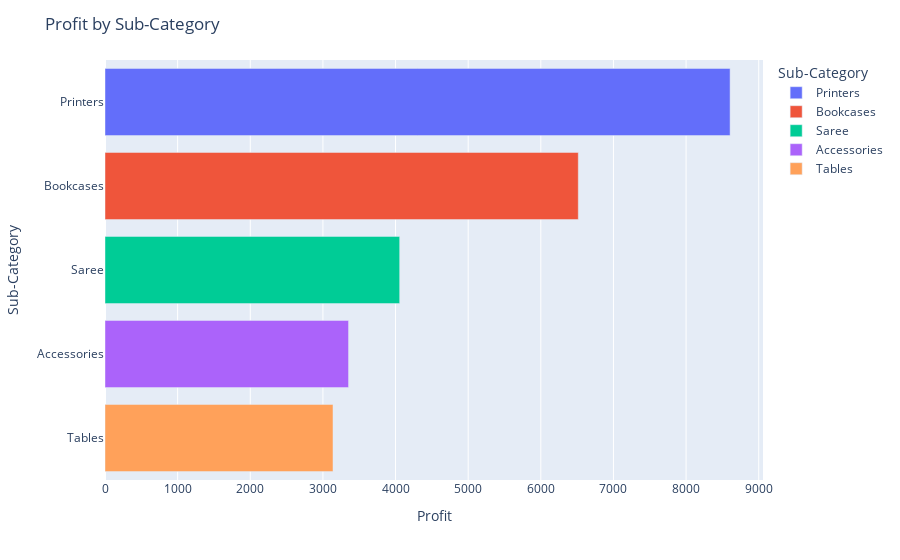

The notebook cell this image was saved under:
### Code cell
fig = px.bar(data_frame=profit_by_sub_cat, x='Profit', y='Sub-Category', orientation='h', color='Sub-Category')
fig.update_layout(title='Profit by Sub-Category')
fig.show()

### Figure 1 — Plotly figure (JSON) as saved in the notebook; plotly's stock layout.template omitted (floating-point values rounded to 4 significant figures)
{"data": [{"alignmentgroup": "True", "hovertemplate": "Sub-Category=%{y}<br>Profit=%{x}<extra></extra>", "legendgroup": "Printers", "marker": {"color": "#636efa", "pattern": {"shape": ""}}, "name": "Printers", "offsetgroup": "Printers", "orientation": "h", "showlegend": true, "textposition": "auto", "type": "bar", "x": [8606], "xaxis": "x", "y": ["Printers"], "yaxis": "y"}, {"alignmentgroup": "True", "hovertemplate": "Sub-Category=%{y}<br>Profit=%{x}<extra></extra>", "legendgroup": "Bookcases", "marker": {"color": "#EF553B", "pattern": {"shape": ""}}, "name": "Bookcases", "offsetgroup": "Bookcases", "orientation": "h", "showlegend": true, "textposition": "auto", "type": "bar", "x": [6516], "xaxis": "x", "y": ["Bookcases"], "yaxis": "y"}, {"alignmentgroup": "True", "hovertemplate": "Sub-Category=%{y}<br>Profit=%{x}<extra></extra>", "legendgroup": "Saree", "marker": {"color": "#00cc96", "pattern": {"shape": ""}}, "name": "Saree", "offsetgroup": "Saree", "orientation": "h", "showlegend": true, "textposition": "auto", "type": "bar", "x": [4057], "xaxis": "x", "y": ["Saree"], "yaxis": "y"}, {"alignmentgroup": "True", "hovertemplate": "Sub-Category=%{y}<br>Profit=%{x}<extra></extra>", "legendgroup": "Accessories", "marker": {"color": "#ab63fa", "pattern": {"shape": ""}}, "name": "Accessories", "offsetgroup": "Accessories", "orientation": "h", "showlegend": true, "textposition": "auto", "type": "bar", "x": [3353], "xaxis": "x", "y": ["Accessories"], "yaxis": "y"}, {"alignmentgroup": "True", "hovertemplate": "Sub-Category=%{y}<br>Profit=%{x}<extra></extra>", "legendgroup": "Tables", "marker": {"color": "#FFA15A", "pattern": {"shape": ""}}, "name": "Tables", "offsetgroup": "Tables", "orientation": "h", "showlegend": true, "textposition": "auto", "type": "bar", "x": [3139], "xaxis": "x", "y": ["Tables"], "yaxis": "y"}], "layout": {"barmode": "relative", "legend": {"title": {"text": "Sub-Category"}, "tracegroupgap": 0}, "margin": {"t": 60}, "title": {"text": "Profit by Sub-Category"}, "xaxis": {"anchor": "y", "domain": [0, 1], "title": {"text": "Profit"}}, "yaxis": {"anchor": "x", "categoryarray": ["Tables", "Accessories", "Saree", "Bookcases", "Printers"], "categoryorder": "array", "domain": [0, 1], "title": {"text": "Sub-Category"}}}}
